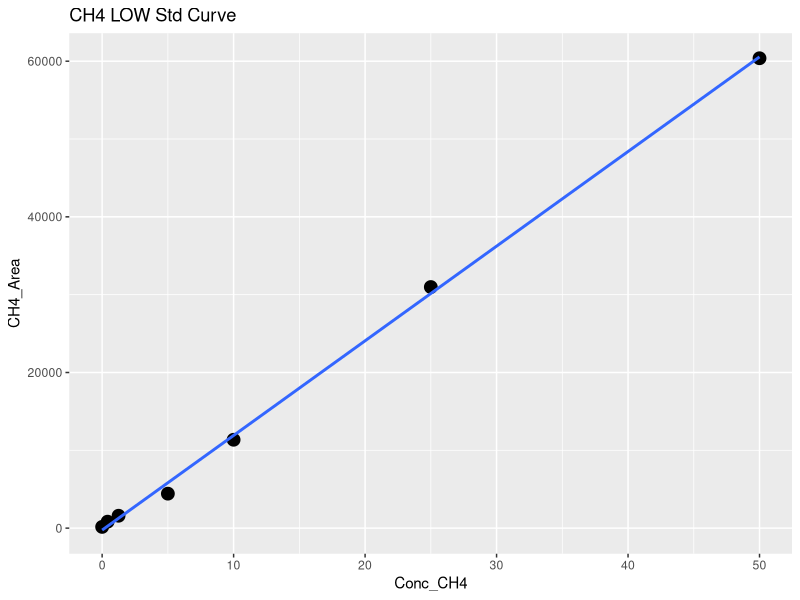
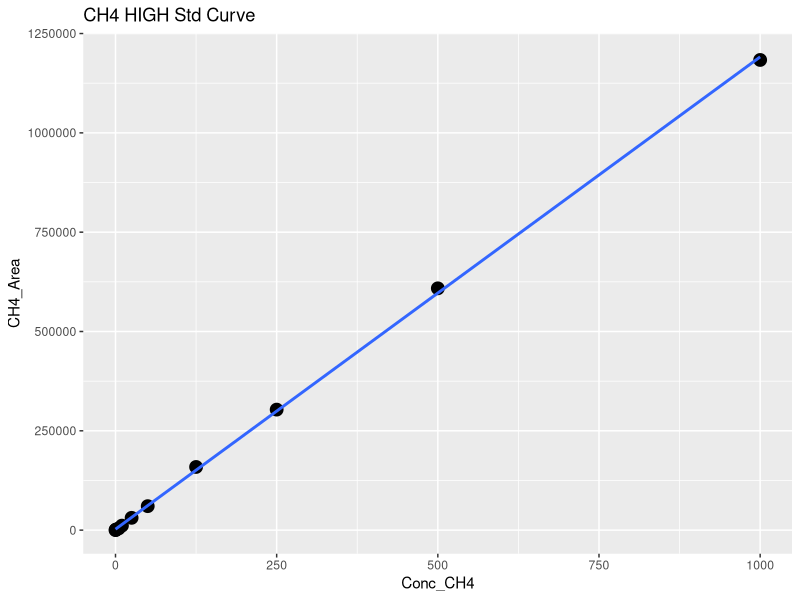
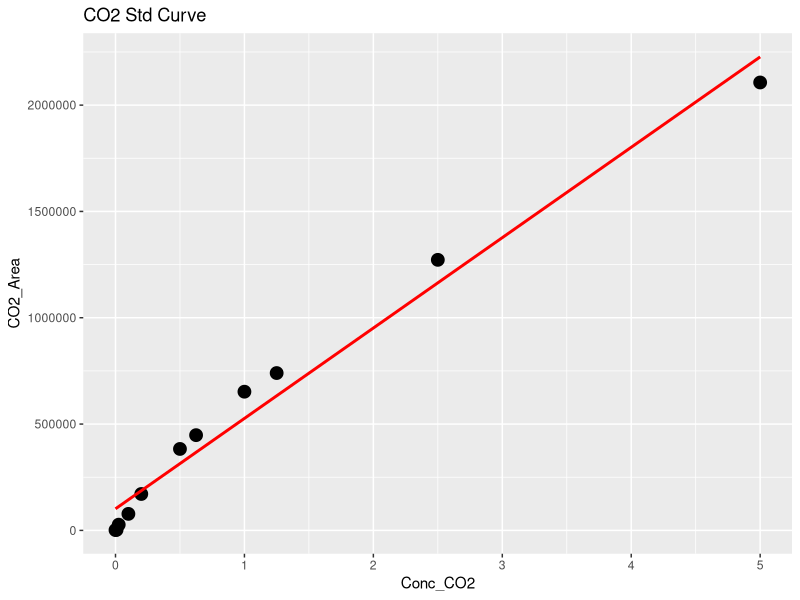
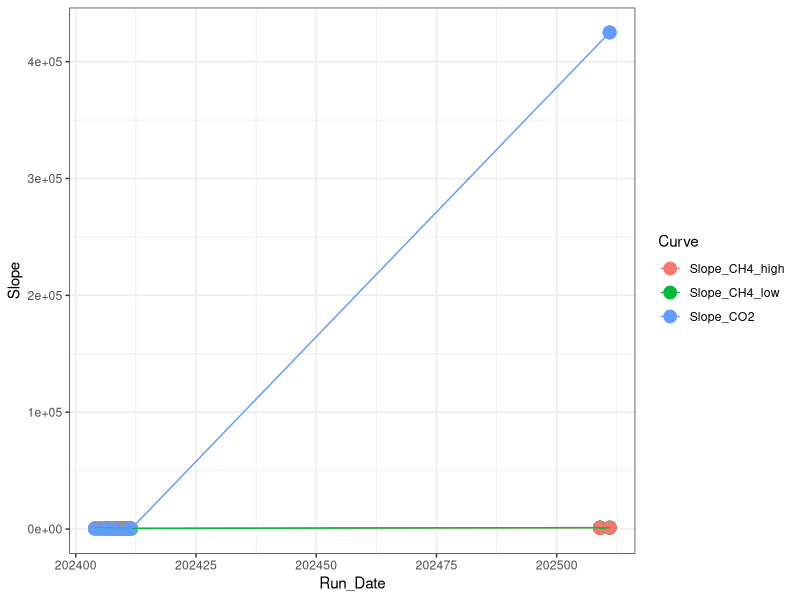

The R script that drew these images, in order: (Note: this script raises an error after producing the figures.)
## ---- chunk 1
library(dplyr)
library(ggplot2)
library(ggpubr)
library(stringr)
## ---- chunk 2

#Read in June Data 
raw <- read.csv("Raw Data/TEMPEST_Well_Test_GHG_202511.csv")
head(raw)

#pull out methane standards
stds_ch4 <-  raw %>%  
  filter(str_detect(User, "B. Blakley")) %>% 
  filter(str_detect(Sample_Type, "Standard"))
#head(stds_ch4)

stds_ch4$Conc_CH4 <- as.numeric(stds_ch4$Conc_CH4)

#split into high curve and low curve for CH4
stds_ch4_low <- stds_ch4  %>%  
  filter(!Conc_CH4 > 100)

#Low curve for CH4
CH4_Low <- ggplot(stds_ch4_low, aes(Conc_CH4, CH4_Area)) + geom_point(size=4) + 
  geom_smooth(method = "lm", se = FALSE) + labs(title="CH4 LOW Std Curve")
CH4_Low

CH4_Low_lm <- lm(stds_ch4_low$CH4_Area ~ stds_ch4_low$Conc_CH4)
summary(CH4_Low_lm)
cf <- coef(CH4_Low_lm)

#create data frame with 1 rows and 0 columns
Slope_CH4_low <- data.frame(matrix(ncol = 0, nrow = 1))
Slope_CH4_low$Curve <- "Slope_CH4_low"
Slope_CH4_low$R2 <- summary(CH4_Low_lm)$adj.r.squared
Slope_CH4_low$Slope <- cf[2]
Slope_CH4_low$Intercept <- cf[1]
#head(Slope_CH4_low)

#High curve for CH4
CH4_High <- ggplot(stds_ch4, aes(Conc_CH4, CH4_Area)) + geom_point(size=4) + 
  geom_smooth(method = "lm", se = FALSE) + labs(title="CH4 HIGH Std Curve")
CH4_High

stds_ch4_lm <- lm(stds_ch4$CH4_Area ~ stds_ch4$Conc_CH4)
summary(stds_ch4_lm)
cf <- coef(stds_ch4_lm)

#create data frame with 1 rows and 0 columns
Slope_CH4_high <- data.frame(matrix(ncol = 0, nrow = 1))
Slope_CH4_high$Curve <- "Slope_CH4_high"
Slope_CH4_high$R2 <- summary(stds_ch4_lm)$adj.r.squared
Slope_CH4_high$Slope <- cf[2]
Slope_CH4_high$Intercept <- cf[1]
#head(Slope_CH4_high)

#pull out co2 standards
stds_co2 <-  raw %>%  
  filter(str_detect(User, "B. Blakley")) %>% 
  filter(str_detect(Sample_Type, "Standard"))
#head(stds_co2)

stds_co2$Conc_CO2 <- as.numeric(stds_co2$Conc_CO2)

#CO2 Curve
CO2_stds <- ggplot(stds_co2, aes(Conc_CO2, CO2_Area)) + geom_point(size=4) + 
 geom_smooth(method = "lm", se = FALSE, color="red") + labs(title="CO2 Std Curve")
CO2_stds

stds_co2_lm <- lm(stds_co2$CO2_Area ~ stds_co2$Conc_CO2)
summary(stds_co2_lm)
cf <- coef(stds_co2_lm)

#create data frame with 1 rows and 0 columns
Slope_CO2 <- data.frame(matrix(ncol = 0, nrow = 1))
Slope_CO2$Curve <- "Slope_CO2"
Slope_CO2$R2 <- summary(stds_co2_lm)$adj.r.squared
Slope_CO2$Slope <- cf[2]
Slope_CO2$Intercept <- cf[1]
head(Slope_CO2)

#pull all the slopes together into one dataframe 
Slopes <- rbind(Slope_CH4_low, Slope_CH4_high, Slope_CO2)
#head(Slopes)

#needs changed each time #####
Slopes$Run_Date <- c(202511, 202511, 202511)

log <- read.csv("Raw Data/COMPASS_TEMPEST_Varian_QAQC_2024.csv")
head(log)
log <- log[ ,-c(1)]
log <- rbind(log, Slopes)

Slopes_chk <- ggplot(log, aes(Run_Date, Slope, col=Curve)) + geom_point(size=4) + geom_line() + theme_bw()
Slopes_chk

write.csv(log, "Raw Data/COMPASS_TEMPEST_Varian_QAQC_2024.csv")
## ---- chunk 3
#head(raw)

#pull out methane standards
Samples <-  raw %>%  
  filter(!str_detect(Sample_Type, "Standard")) %>%  
  filter(!str_detect(Sample_Type, "STD_CO2")) %>%  
  filter(!str_detect(Sample_Type, "Blank")) %>%  
  filter(!str_detect(Sample_Type, "Lab air")) %>%  
   filter(!str_detect(Sample_Type, "ChkStd")) %>%
  filter(!str_detect(Sample_Type, "NA"))
#head(Samples)

#Now flag any areas that are above the 100ppm area for CH4
Samples$CH4_Curve <- ifelse(Samples$CH4_Area >71000, "High", "Low")
#head(Samples)

#Calculate CH4 concentrations in ppm
Samples$CH4_Conc_ppm <- ifelse(Samples$CH4_Area >71000, (Samples$CH4_Area-Slope_CH4_high$Intercept)/Slope_CH4_high$Slope,                                       (Samples$CH4_Area-Slope_CH4_low$Intercept)/Slope_CH4_low$Slope )

#Calculate CO2 concentrations in ppm 
#Samples$CO2_Conc_ppm <- ((Samples$CO2_Area-Slope_CO2$Intercept)/Slope_CO2$Slope) 

#head(Samples)

##########make flags for any dilutions needed 
#highest CH4 standard = 10000
#highest CO2 standard = 50000

Samples$CH4_Flag <- ifelse(Samples$CH4_Conc_ppm >10000, "Needs Dilution", "Within Range")
#Samples$CO2_Flag <- ifelse(Samples$CO2_Conc_ppm >50000, "Needs Dilution", "Within Range")
#head(Samples)

## ---- chunk 4

chks <-  raw %>%  
  filter(!str_detect(Sample_Type, "Standard")) %>%  
  filter(!str_detect(Sample_Type, "Sample")) %>%  
  filter(!str_detect(Sample_Type, "Blank")) %>%  
  filter(!str_detect(Sample_Type, "Lab air")) %>%  
  filter(!str_detect(Sample_Type, "NA"))
#head(chks)

#Calculate CH4 concentrations in ppm
chks$CH4_Conc_ppm <- ifelse(chks$CH4_Area >71000, 
                      (chks$CH4_Area-Slope_CH4_high$Intercept)/Slope_CH4_high$Slope,                                       (chks$CH4_Area-Slope_CH4_low$Intercept)/Slope_CH4_low$Slope )

#Calculate CO2 concentrations in ppm 
#chks$CO2_Conc_ppm <- ((chks$CO2_Area-Slope_CO2$Intercept)/Slope_CO2$Slope)



#change this if check standard concentrations are different 
level_ch4 <- 500      #ppm
level_co2 <- 1000   #ppm

#calculate percent difference of check standards 
chks$Ch4_diff <- ((chks$CH4_Conc_ppm - level_ch4)/((chks$CH4_Conc_ppm + level_ch4)/2)) * 100
chks$CH4_diff_flag <-  ifelse(chks$Ch4_diff <10, 'YES', 'NO, rerun')

#chks$CO2_diff <- ((chks$CO2_Conc_ppm - level_co2)/((chks$CO2_Conc_ppm + level_co2)/2)) * 100
#chks$CO2_diff_flag <-  ifelse(chks$CO2_diff <10, 'YES', 'NO, rerun')

#now plot the Ch4 concentrations and the CO2 concentrations vs. the expected concentration 
#then also make the color the percent difference between the expected and observed concentration 

ch4_chk <-  ggplot(data = chks, aes(x = Sample.ID, y = CH4_Conc_ppm, fill=CH4_diff_flag)) +
       geom_bar(stat = 'identity') + 
        scale_fill_manual(values=c("darkgreen", "darkgrey"))+
        #scale_fill_gradient2(low='red', mid='white', high='blue', space='Lab') + 
        theme_classic() + labs(x= " ", y="Percent Difference  (%)", title="Check Stds: CH4") + 
        theme(legend.position="bottom") +  geom_hline(yintercept=level_ch4, linetype="dashed", 
                color = "black", linewidth=1)


#co2_chk <-  ggplot(data = chks, aes(x = Sample_ID, y = CO2_Conc_ppm, fill=CO2_diff_flag)) +
 #      geom_bar(stat = 'identity') + 
 #       scale_fill_manual(values=c( "darkgrey", "darkgreen"))+
        #scale_fill_gradient2(low='red', mid='white', high='blue', space='Lab') + 
  #      theme_classic() + labs(x= " ", y="Percent Difference  (%)", title="Check Stds: CO2") + 
  #      theme(legend.position="bottom") +  geom_hline(yintercept=level_co2, linetype="dashed", 
   #             color = "black", linewidth=1)

#ggarrange(ch4_chk, co2_chk, nrow=1, ncol=2)

print(ch4_chk)
## ---- chunk 5

Samples$Dilution_Factor <- 1

#multiply the concentration by the dilution factor
Samples$CH4_Conc_ppm_dilcorr <- (Samples$CH4_Conc_ppm * Samples$Dilution_Factor)

#Samples$CO2_Conc_ppm_dilcorr <- (Samples$CO2_Conc_ppm * Samples$Dilution_Factor)

#check results
#head(Samples)

#quick first look at the samples 
ch4_samples <-  ggplot(data = Samples, aes(x = Sample.ID, y = CH4_Conc_ppm, fill=CH4_Flag)) +
       geom_bar(stat = 'identity') + 
        scale_fill_manual(values=c("darkgreen","red"))+
        #scale_fill_gradient2(low='red', mid='white', high='blue', space='Lab') + 
        theme_classic() + labs(x= " ", y="CH4 (ppm)", title="CH4: Green = Within Range") + 
        theme(legend.position="none") 


#co2_samples <-  ggplot(data = Samples, aes(x = Sample_ID, y = CO2_Conc_ppm, fill=CO2_Flag)) +
#       geom_bar(stat = 'identity') + 
 #       scale_fill_manual(values=c("red", "darkgreen"))+
        #scale_fill_gradient2(low='red', mid='white', high='blue', space='Lab') + 
 #       theme_classic() + labs(x= " ", y="CO2 (ppm)", title="CO2: Green = Within Range") + 
 #       theme(legend.position="none") 

#ggarrange(ch4_samples, co2_samples, nrow=1, ncol=2)


print(ch4_samples)

## ---- chunk 6

# Convert ppm CH4 to total umol CH4 in the sample headspace
# use Ideal Gas Law:  
#   hdsp umol CH4 = ppm CH4*(PV/RT) 
#      P = 1 (pressure in atm)
#      R = 0.082 (gas constant)
#      V = 0.015 (gas syringe volume in L)
#      T = "TempC" column value in Kelvin (equilibration temperature)

#set the volume used for the sample
volume = 0.02  #in Liters (samples are 20mL so 0.02mL )
TempC <-  25 #I am assuming 25C not sure how we want to handle this
IdealGas <- 0.08206

#Calculate CH4 concentrations in ppm
Samples$CH4_Conc_umol <- ifelse(Samples$G_W == "W",
                    ((Samples$CH4_Conc_ppm_dilcorr*((1*volume)/(0.08206*(TempC+273.15))))/(volume)),
                    (Samples$CH4_Conc_ppm_dilcorr*((1*volume)/(0.08206*(TempC+273.15)))))
#Samples$CO2_Conc_umol <- ifelse(Samples$G_W == "W",
 #                   ((Samples$CO2_Conc_ppm_dilcorr*((1*volume)/(0.08206*(TempC+273.15))))/(volume)),
 #                   (Samples$CO2_Conc_ppm_dilcorr*((1*volume)/(0.08206*(TempC+273.15)))))

Samples$CH4_Conc_nmol <- Samples$CH4_Conc_umol * 1000
#Samples$CO2_Conc_nmol <- Samples$CO2_Conc_umol * 1000

#quick first look at the samples 
ch4_samples1 <-  ggplot(data = Samples, aes(x = Sample.ID, y = CH4_Conc_nmol, fill=G_W)) +
       geom_bar(stat = 'identity') + 
        scale_fill_manual(values=c("darkblue","darkgrey"))+
        #scale_fill_gradient2(low='red', mid='white', high='blue', space='Lab') + 
        theme_classic() + labs(x= " ", y="CH4 (uM)", title="CH4: Blue = PW Sample") + 
        theme(legend.position="none") 


#co2_samples1 <-  ggplot(data = Samples, aes(x = Sample_ID, y = CO2_Conc_nmol, fill=G_W)) +
#       geom_bar(stat = 'identity') + 
#        scale_fill_manual(values=c("darkgrey","darkblue"))+
        #scale_fill_gradient2(low='red', mid='white', high='blue', space='Lab') + 
 #       theme_classic() + labs(x= " ", y="CO2 (uM)", title="CO2: Blue = PW Sample") + 
 #       theme(legend.position="none") 

#ggarrange(ch4_samples1, co2_samples1, nrow=1, ncol=2)
print(ch4_samples1)

## ---- chunk 7
#check results
#head(Samples)

#pull out what we need 
#Samples1 <- Samples[ ,c(1:3,6:17,21:24)]
#head(Samples1)

Samples1 <-  Samples %>%  
  filter(str_detect(Sample_Type, "Sample"))

final_data <- Samples1 %>% 
  #select(Project, Plot, grid, sample_name, Vial_ID, date, ) %>%
    rename(Sample_ID = Sample.ID) %>%
  mutate(
    Project = "COMPASS",   # new column with same value on every row
    Experiment = "TEMPEST: Well Test",
    Sample_Date = "2025-11-10",
    Sample_Time = c("13:30", "13:30", "15:00", "15:00"),
    Tank_Status = c("half full", "half full", "full", "full"), 
    Replicate = c("A", "B", "A", "B")#,
    # = run_notes     # new column with notes about the run
  ) 

#this needs altered to match the tempest metadata and clean up 
final_data <- final_data %>%
  rename(
    sample_name = Sample_ID, 
    CH4_ppm = CH4_Conc_ppm_dilcorr ,
    CH4_uM = CH4_Conc_umol, 
    # add more rename pairs as needed
  ) %>%
  select(
    Project, Experiment, Sample_Date, Sample_Time, Replicate, sample_name,
    CH4_ppm, CH4_uM, CH4_Flag #, tdn_mgL, tdn_uM, tdn_flag, Analysis_runtime,
    #Run_notes
    # list columns in the order you want them
  )

head(final_data)

ch4_shakeys <-  ggplot(data = final_data, aes(x = sample_name, y = CH4_ppm)) +
       geom_bar(stat = 'identity') + 
        #scale_fill_manual(values=c("darkgrey","darkblue"))+
        #scale_fill_gradient2(low='red', mid='white', high='blue', space='Lab') + 
        theme_classic() + labs(x= " ", y="CH4 (ppm)", title="TMP Aquifer Well") + 
        theme(legend.position="none") 
ch4_shakeys

write.csv(final_data, "Processed Data/TMP_202511_FW_WellTest_GHG_Processed.csv")

